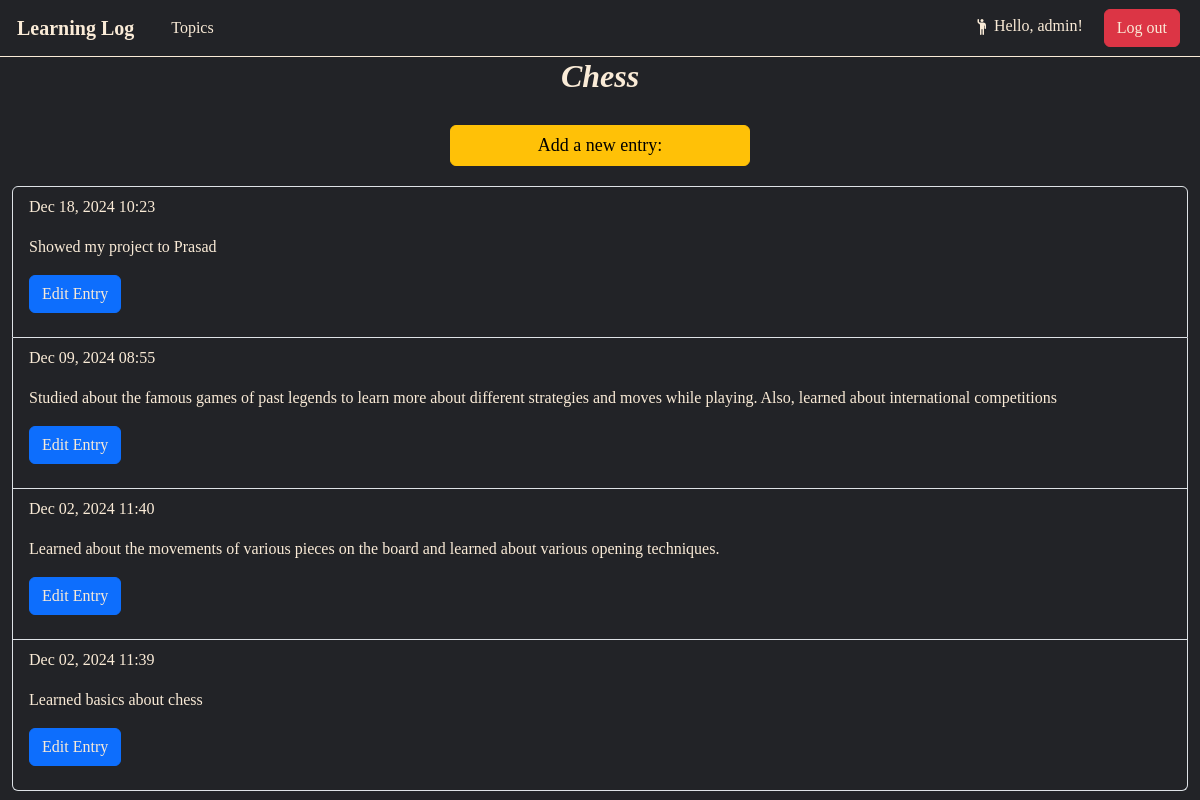
Page /topics/1 (signed in) on the earlier database version.
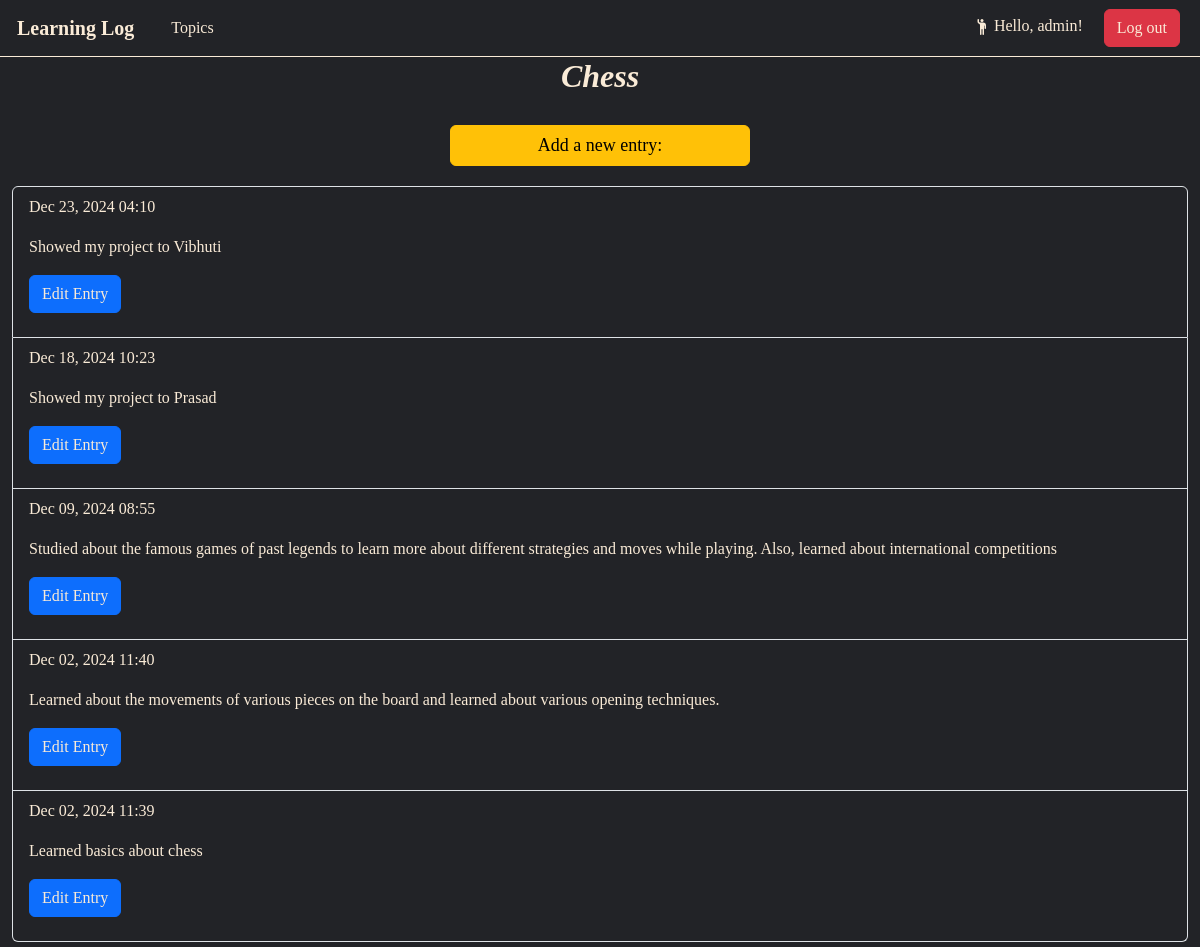
Same page on the later database version.
### learning_logs/models.py (models this page shows, shortened)
class Topic(models.Model):
    text = models.CharField(max_length=250)
    date_added = models.DateTimeField(auto_now_add=True)
    owner = models.ForeignKey(User, on_delete=models.CASCADE)
    def __str__(self):
        return self.text

class Entry(models.Model):
    topic = models.ForeignKey(Topic, on_delete=models.CASCADE)
    text = models.TextField()
    date_added = models.DateTimeField(auto_now_add=True)
    class Meta:
        verbose_name_plural = 'entries'

### learning_logs/views.py (the view)
# urls.py: path('topics/<int:topic_id>', views.topic, name='topic'),
@login_required(login_url='users:login')
def topic(request, topic_id):
    topic = get_object_or_404(Topic, id=topic_id)
    if topic.owner != request.user:
        raise Http404
    entries = topic.entry_set.order_by('-date_added')
    context = {'topic':topic, 'entries':entries}
    return render(request, 'learning_logs/topic.html', context)

### learning_logs/templates/learning_logs/topic.html
{% extends 'learning_logs/base.html' %}
{% block content %}
    <div class="container-fluid" style="margin: auto; margin-bottom: 5px;">
        <div class="container-fluid" style="text-align: center;">
            <h2 style=" font-size:xx-large; margin-bottom: 10px; font-family: cursive; font-weight: 800; font-style: italic; color: antiquewhite;"> {{ topic }}</h2>
            <a class="btn btn-primary btn-warning" href="{% url 'learning_logs:new_entry' topic.id %}"
                style="font-size: large; font-family: cursive; margin-top: 20px; width: 300px;">Add a new entry:
            </a>
        </div>
        <ul class="list-group" style="margin-top: 20px; background-color: inherit;">
            {% for entry in entries %}
            <li class="list-group-item" style="font-family: cursive; font-weight: 300; background-color: inherit; color: antiquewhite;">
                <p>{{ entry.date_added|date:"M d, Y H:i" }}</p>
                <p>{{ entry.text }}</p>
                <p>
                    <a class="btn btn-primary" href="{% url 'learning_logs:edit_entry' entry.id %}" style="text-decoration: none; color: antiquewhite; font-family: cursive;">Edit Entry</a>
                </p>
            </li>
            {% empty %}
            <li class="list-group-item">There are no entries for this topic.</li>
            {% endfor %}
        </ul>
    </div>
{% endblock content %}

### learning_logs/templates/learning_logs/base.html (shortened to what this page needs)
<!doctype html>
<html lang="en">
  <head>
    <link href="https://cdn.jsdelivr.net/npm/bootstrap@5.3.3/dist/css/bootstrap.min.css" rel="stylesheet">
  </head>
  <body style="background-color: #222327;">
    <nav class="navbar navbar-expand-lg bg-body-inherit" style="font-family: cursive; border-bottom: 1px solid antiquewhite; width: 100%;">
      <div class="container-fluid">
        <a style="color: antiquewhite;padding: 5px; font-weight: 700;" class="navbar-brand" href="{% url 'learning_logs:index' %}">Learning Log</a>
        <div class="collapse navbar-collapse" id="navbarNavDropdown">
          <ul class="navbar-nav">
            <li class="nav-item mx-2">
              <a style="color: antiquewhite;" class="nav-link" aria-current="page" href="{% url 'learning_logs:topics' %}">Topics</a>
            </li>
          </ul>
            <ul class="nav navbar-nav ms-auto">
              {% if user.is_authenticated %}
                <li class="nav-item mx-2" style="padding: 5px;">
                  <a style="color: antiquewhite;">
                    <span>
                  </span> Hello, {{ user.username }}!</a>
                </li>
                <li class="nav-item mx-2">
                  <button class="btn btn-danger">
                    <a style="color: antiquewhite; text-decoration: none;" href="{% url 'users:logout' %}">Log out</a>
                  </button>
                </li>
              {% endif %}
            </ul>
        </div>
      </div>
    </nav>
  </body>
</html>
{% block content %}{% endblock content %}

Differences in the rows shown:
added Entry: date_added "Dec 23, 2024 04:10", text "Showed my project to Vibhuti"
